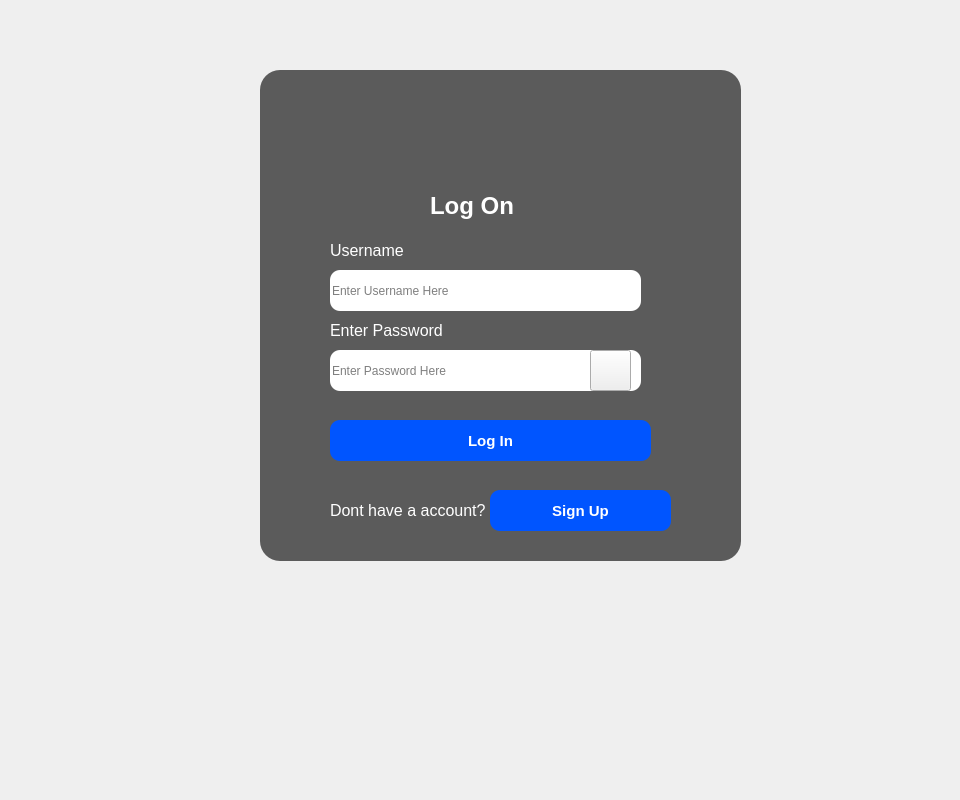
<?xml version="1.0" encoding="UTF-8"?>
<ui version="4.0">
 <class>Form</class>
 <widget class="QWidget" name="Form">
  <property name="geometry">
   <rect>
    <x>0</x>
    <y>0</y>
    <width>960</width>
    <height>800</height>
   </rect>
  </property>
  <property name="windowTitle">
   <string>Form</string>
  </property>
  <widget class="QLabel" name="label">
   <property name="geometry">
    <rect>
     <x>0</x>
     <y>0</y>
     <width>961</width>
     <height>801</height>
    </rect>
   </property>
   <property name="text">
    <string/>
   </property>
   <property name="pixmap">
    <pixmap>../Img/laptops-modern-electronics-store-computer-department-technology-140964701.webp</pixmap>
   </property>
   <property name="scaledContents">
    <bool>true</bool>
   </property>
  </widget>
  <widget class="QLabel" name="label_2">
   <property name="geometry">
    <rect>
     <x>260</x>
     <y>70</y>
     <width>481</width>
     <height>491</height>
    </rect>
   </property>
   <property name="styleSheet">
    <string notr="true">background-color: rgba(50, 50, 50, 200); /* Dark gray with transparency */
border-radius: 20px;                    /* Curved edges */
</string>
   </property>
   <property name="text">
    <string/>
   </property>
   <property name="pixmap">
    <pixmap>Img/blank..png</pixmap>
   </property>
  </widget>
  <widget class="QLabel" name="label_3">
   <property name="geometry">
    <rect>
     <x>370</x>
     <y>90</y>
     <width>261</width>
     <height>81</height>
    </rect>
   </property>
   <property name="text">
    <string/>
   </property>
   <property name="pixmap">
    <pixmap>../Img/Logo.png</pixmap>
   </property>
   <property name="scaledContents">
    <bool>true</bool>
   </property>
  </widget>
  <widget class="QLabel" name="label_4">
   <property name="geometry">
    <rect>
     <x>430</x>
     <y>150</y>
     <width>221</width>
     <height>111</height>
    </rect>
   </property>
   <property name="font">
    <font>
     <pointsize>18</pointsize>
     <bold>true</bold>
    </font>
   </property>
   <property name="styleSheet">
    <string notr="true">color: rgb(255, 255, 255);</string>
   </property>
   <property name="text">
    <string>Log On</string>
   </property>
  </widget>
  <widget class="QLineEdit" name="txt_username">
   <property name="geometry">
    <rect>
     <x>330</x>
     <y>270</y>
     <width>311</width>
     <height>41</height>
    </rect>
   </property>
   <property name="styleSheet">
    <string notr="true">border-radius: 10px;
</string>
   </property>
   <property name="placeholderText">
    <string>Enter Username Here</string>
   </property>
  </widget>
  <widget class="QLineEdit" name="txt_password">
   <property name="geometry">
    <rect>
     <x>330</x>
     <y>350</y>
     <width>311</width>
     <height>41</height>
    </rect>
   </property>
   <property name="styleSheet">
    <string notr="true">border-radius: 10px;
</string>
   </property>
   <property name="echoMode">
    <enum>QLineEdit::EchoMode::Password</enum>
   </property>
   <property name="placeholderText">
    <string>Enter Password Here</string>
   </property>
  </widget>
  <widget class="QLabel" name="label_5">
   <property name="geometry">
    <rect>
     <x>330</x>
     <y>240</y>
     <width>81</width>
     <height>20</height>
    </rect>
   </property>
   <property name="font">
    <font>
     <pointsize>12</pointsize>
    </font>
   </property>
   <property name="styleSheet">
    <string notr="true">Color:rgb(255, 255, 255)</string>
   </property>
   <property name="text">
    <string>Username</string>
   </property>
  </widget>
  <widget class="QLabel" name="label_7">
   <property name="geometry">
    <rect>
     <x>330</x>
     <y>320</y>
     <width>211</width>
     <height>20</height>
    </rect>
   </property>
   <property name="font">
    <font>
     <pointsize>12</pointsize>
    </font>
   </property>
   <property name="styleSheet">
    <string notr="true">Color:rgb(255, 255, 255)</string>
   </property>
   <property name="text">
    <string>Enter Password</string>
   </property>
  </widget>
  <widget class="QPushButton" name="sign_up">
   <property name="geometry">
    <rect>
     <x>490</x>
     <y>490</y>
     <width>181</width>
     <height>41</height>
    </rect>
   </property>
   <property name="font">
    <font>
     <pointsize>11</pointsize>
     <bold>true</bold>
    </font>
   </property>
   <property name="styleSheet">
    <string notr="true">color: rgb(255, 255, 255);
background-color: rgb(0, 85, 255);
border-radius: 10px;
</string>
   </property>
   <property name="text">
    <string>Sign Up</string>
   </property>
  </widget>
  <widget class="QLabel" name="label_11">
   <property name="geometry">
    <rect>
     <x>330</x>
     <y>500</y>
     <width>211</width>
     <height>20</height>
    </rect>
   </property>
   <property name="font">
    <font>
     <pointsize>12</pointsize>
    </font>
   </property>
   <property name="styleSheet">
    <string notr="true">Color:rgb(255, 255, 255)</string>
   </property>
   <property name="text">
    <string>Dont have a account?</string>
   </property>
  </widget>
  <widget class="QPushButton" name="pushButton_2">
   <property name="geometry">
    <rect>
     <x>330</x>
     <y>420</y>
     <width>321</width>
     <height>41</height>
    </rect>
   </property>
   <property name="font">
    <font>
     <pointsize>11</pointsize>
     <bold>true</bold>
    </font>
   </property>
   <property name="styleSheet">
    <string notr="true">color: rgb(255, 255, 255);
background-color: rgb(0, 85, 255);
border-radius: 10px;
</string>
   </property>
   <property name="text">
    <string>Log In</string>
   </property>
  </widget>
  <widget class="QPushButton" name="pushButton">
   <property name="geometry">
    <rect>
     <x>590</x>
     <y>350</y>
     <width>41</width>
     <height>41</height>
    </rect>
   </property>
   <property name="styleSheet">
    <string notr="true">background:none;</string>
   </property>
   <property name="text">
    <string/>
   </property>
   <property name="icon">
    <iconset>
     <normaloff>../Img/eye-slash-regular.svg</normaloff>../Img/eye-slash-regular.svg</iconset>
   </property>
   <property name="iconSize">
    <size>
     <width>32</width>
     <height>32</height>
    </size>
   </property>
  </widget>
 </widget>
 <resources/>
 <connections/>
</ui>
